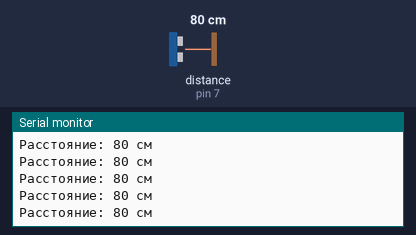
Recording of a sketch running on a simulated Arduino Uno, built with avr-gcc and run on an emulated ATmega328P. Parts: the last lines printed to the serial monitor. The inputs (shaded band) are chosen by the test bench; at power-on: distance to the obstacle (sensor on pin 7) 80 cm. The echo pulse lasts 58.3 µs per cm.

Above: at 1.2 s.
1.3 s: distance to the obstacle (sensor on pin 7) set to 2 cm
At 1.51 s:
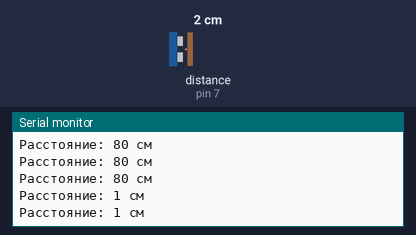
4.3 s: distance to the obstacle (sensor on pin 7) set to 9 cm
At 4.39 s:
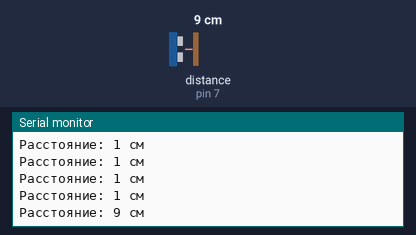
7.3 s: distance to the obstacle (sensor on pin 7) set to 18 cm
At 7.39 s:
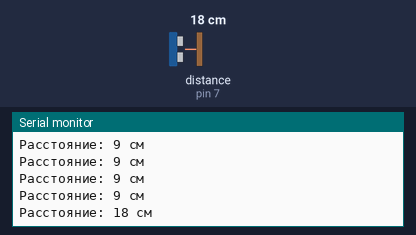
10.3 s: distance to the obstacle (sensor on pin 7) set to 4 cm
At 10.3 s:
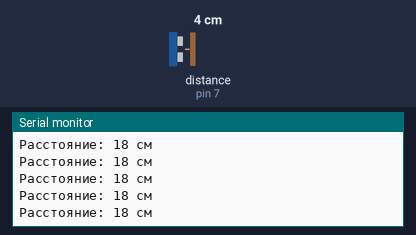
13.3 s: distance to the obstacle (sensor on pin 7) set to 299 cm
At 13.4 s:
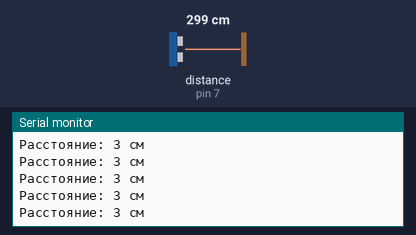
19.3 s: distance to the obstacle (sensor on pin 7) set to 60 cm
At 19.41 s:
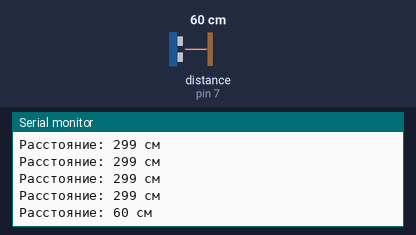
Timing chart, 0 to 22.3 s (numbered marks = the images above; inputs shaded):
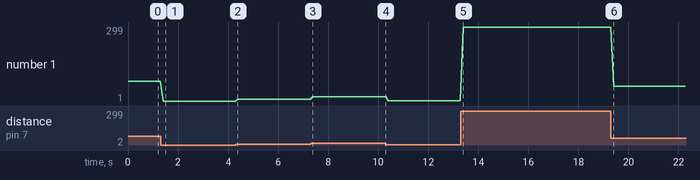

The sketch:

RangeFinder.ino
```cpp
/** Подключаем дальномер */
#define ECHO_PIN 7
#define TRIG_PIN 8


void setup() {
    Serial.begin(9600); //Запускаем arduino на порте 9600, для общения с компьютером

    pinMode(TRIG_PIN, OUTPUT); //Пин trig установливаем в подачу тока.
    pinMode(ECHO_PIN, INPUT); //Пин echo установливаем на считывание тока.
}

void loop() {
    int range = getRange(TRIG_PIN, ECHO_PIN); //Получаем расстояние.

    //Отправляем на компьютер расстояние. Функция print в отличие от функции println не добавляет в конец строки
    //переход на новую строку (и не отправляет эту строку на компьютер, а хранит в буфере).
    Serial.print("Расстояние: ");

    //Так мы можем собрать необходимую нам строку. Добавляем расстояние.
    Serial.print(range);

    //И отправляем эту строку с помощью функции println на компьютер.
    //То есть при расстояние 230 см на компьютер будет отослана строка в виде: Расстояние 230 см
    Serial.println(" см");

    //Делаем задержку на 100 (можно меньше) для того, чтобы нам точно не мешал предыдущий сигнал.
    delay(100);
}

/**
 * Функция возвращает расстояние от дальномера.
 *
 * @param trig - пин к которому подключён выход дальномера trig,
 * @param echo - пин к которому подключён выход дальномера echo.
 *
 * @return расстояние до ближайшего объекта от дальномера
 */
int getRange(int trig, int echo) {
    digitalWrite(trig, HIGH);
    delayMicroseconds(2000);
    digitalWrite(trig, LOW);
    int duration = pulseIn(echo, HIGH);
    int distance = (duration/2) / 29.1;

    return distance;
}
```

Measured:
- after the input at 1.3 s, the serial monitor: prints a new line after 0.10 s (image 1)
- after the input at 4.3 s, the serial monitor: prints a new line after 0.09 s (image 2)
- after the input at 7.3 s, the serial monitor: prints a new line after 0.08 s (image 3)
- after the input at 19.3 s, the serial monitor: prints a new line after 0.10 s (image 6)
- plotted number 1: 80 → 1 after the input at 1.3 s, 1 → 9 after the input at 4.3 s, 9 → 18 after the input at 7.3 s, 18 → 3 after the input at 10.3 s, 3 → 299 after the input at 13.3 s
